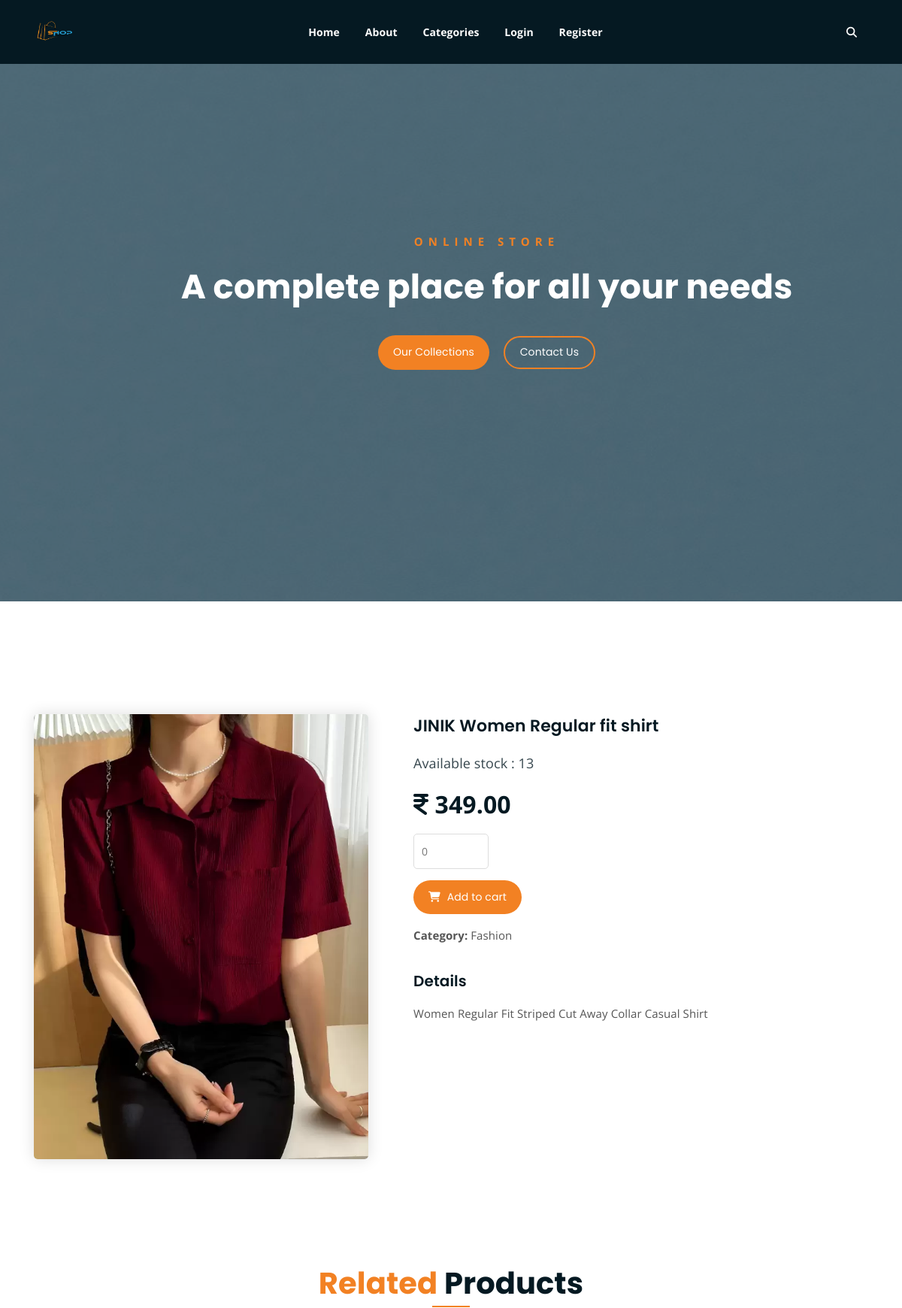
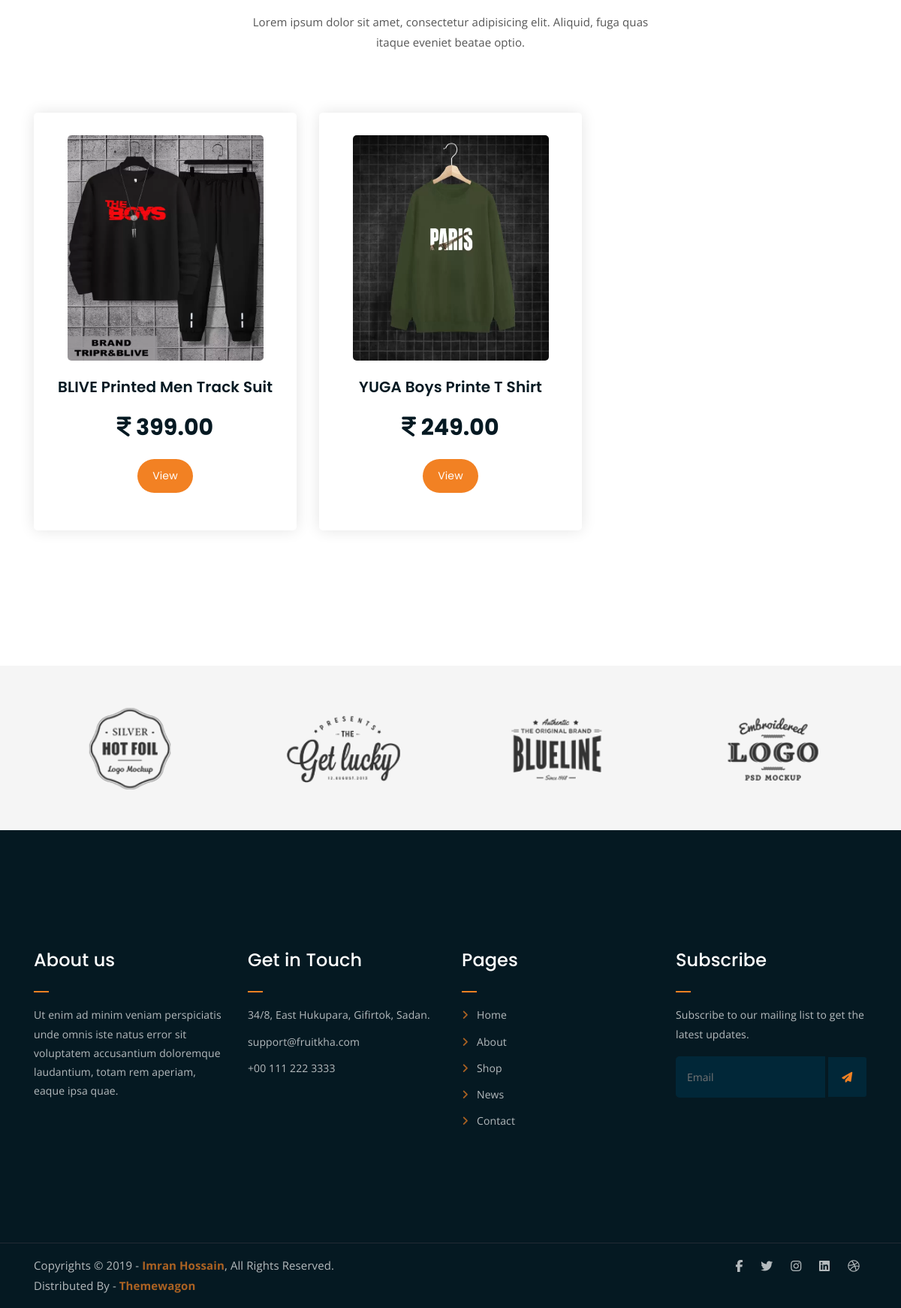
Screenshot of /productdetail9 with the database file from the repository (2 pictures, top to bottom).
### shop/models.py (models this page shows, shortened)
class Product(models.Model):
    name = models.CharField(max_length=50)
    desc = models.TextField()
    image = models.ImageField(upload_to='products')
    price = models.DecimalField(max_digits=10,decimal_places=2)
    stock = models.IntegerField()
    available = models.BooleanField(default=True)
    created = models.DateTimeField(auto_now_add=True)
    updated = models.DateTimeField(auto_now=True)
    category = models.ForeignKey(Category,on_delete=models.CASCADE,related_name='product')

class Category(models.Model):
    name = models.CharField(max_length=30)
    desc = models.TextField()
    image = models.ImageField(upload_to='category')
    def get_absolute_url(self):
        return reverse('shop:products', args=[self.pk])

### shop/views.py (the view)
# urls.py: path('productdetail<int:pk>',views.SingleProductDetail.as_view(),name='productdetails'),
class SingleProductDetail(DetailView):
    model = Product
    template_name = 'singleproduct.html'
    context_object_name = 'pdct'
    def get_context_data(self, **kwargs):
        context = super().get_context_data(**kwargs)
        product = self.get_object()
        category = product.category
        context['cat'] = category
        return context

### cart/context_processors.py (called while the page is built)
def cartcount(request):
    try:
        u = request.user
        c = Cart.objects.filter(user=u)
        cnt = len(c)
        return {'count':cnt,'usr':u}
    except:
        return {'count':0}

### shop/context_processors.py (called while the page is built)
def links(request):
    c = Category.objects.all()
    return {'links':c}

### templates/singleproduct.html (shortened to what this page needs)
{% extends 'base.html' %}
{% block content %}
{% if pdct %}
<link rel="stylesheet" href="https://cdnjs.cloudflare.com/ajax/libs/font-awesome/6.7.2/css/all.min.css">
	<div class="single-product mt-150 mb-150">
		<div class="container">
			<div class="row">
				<div class="col-md-5">
					<div class="single-product-img">
						<img src="{{pdct.image.url}}" alt="">
					</div>
				</div>
				<div class="col-md-7">
					<div class="single-product-content">
						<h3>{{pdct.name}}</h3>
						<p class="single-product-pricing"><span>Available stock : {{pdct.stock}}</span><i class="fa-solid fa-indian-rupee-sign"></i> {{pdct.price}}</p>
						<div class="single-product-form">
							<form action="index.html">
								<input type="number" placeholder="0">
							</form>
							{% if user.is_superuser %}
								{% if pdct.stock > 0 %}
									<p><strong>Product in stock</strong></p>
									<a href="{% url 'shop:addstock' pdct.id %}" class="cart-btn"><i class="fas fa-shopping-cart"></i> Add Stock</a>
								{% else %}
									<p><strong>Product in stock</strong></p>
									<a href="{% url 'shop:addstock' pdct.id %}" class="cart-btn"><i class="fas fa-shopping-cart"></i> Add Stock</a>
								{% endif %}
							{% else %}
								{% if pdct.stock > 0 %}
									<a href="{% url 'cart:addtocart' pdct.id %}" class="cart-btn"><i class="fas fa-shopping-cart"></i> Add to cart</a>
								{% else %}
									<p><strong>Product Out of stock</strong></p>
								{% endif %}
							{% endif %}
							<p><strong>Category: </strong>{{pdct.category.name}}</p>
							<h4>Details</h4>
						<p>{{pdct.desc}}</p>
						</div>
					</div>
				</div>
			</div>
		</div>
	</div>
{% endif %}
	<div class="more-products mb-150">
		<div class="container">
			<div class="row">
				<div class="col-lg-8 offset-lg-2 text-center">
					<div class="section-title">
						<h3><span class="orange-text">Related</span> Products</h3>
						<p>Lorem ipsum dolor sit amet, consectetur adipisicing elit. Aliquid, fuga quas itaque eveniet beatae optio.</p>
					</div>
				</div>
			</div>
			<div class="row">
				{% for i in cat.product.all %}
				{% if i.id != pdct.id %}
				<div class="col-lg-4 col-md-6 text-center">
					<div class="single-product-item">
						<div class="product-image">
							<a href="{% url 'shop:productdetails' i.id%}"><img src="{{i.image.url}}" height="300px" alt=""></a>
						</div>
						<h3>{{i.name}}</h3>
						<p class="product-price"><i class="fa-solid fa-indian-rupee-sign"></i> {{i.price}} </p>
						<a href="{% url 'shop:productdetails' i.id%}" class="cart-btn">View</a>
					</div>
				</div>
				{% endif %}
				{% endfor %}
			</div>
		</div>
	</div>
	<div class="logo-carousel-section">
		<div class="container">
			<div class="row">
				<div class="col-lg-12">
					<div class="logo-carousel-inner">
						<div class="single-logo-item">
							<img src="assets/img/company-logos/1.png" alt="">
						</div>
						<div class="single-logo-item">
							<img src="assets/img/company-logos/2.png" alt="">
						</div>
						<div class="single-logo-item">
							<img src="assets/img/company-logos/3.png" alt="">
						</div>
						<div class="single-logo-item">
							<img src="assets/img/company-logos/4.png" alt="">
						</div>
					</div>
				</div>
			</div>
		</div>
	</div>
{% endblock %}

### static/assets/css/main.css (style rules this page uses)
html { font-size: 14px; font-weight: 400; line-height: 28px; height: 100%; }
body { font-family: "Open Sans", sans-serif; font-weight: 400; font-size: 1rem; letter-spacing: 0.1px; line-height: 1.8; color: #051922; overflow-x: hidden; }
body img { max-width: 100%; }
a { cursor: pointer; text-decoration: none; -webkit-transition: all 0.2s ease-in-out; -o-transition: all 0.2s ease-in-out; transition: all 0.2s ease-in-out; }
h1, .h1, h2, .h2, h3, .h3, h4, .h4, h5, .h5, h6, .h6 { font-family: "Poppins", sans-serif; font-weight: 700; margin: 0 0 1.25rem 0; color: #051922; }
h3, .h3 { font-size: 2rem; font-weight: 700; line-height: 2.25rem; }
h4, .h4 { font-size: 1.5rem; font-weight: 700; line-height: 1.75rem; }
p { font-family: "Open Sans", sans-serif; font-weight: 400; font-size: 1rem; letter-spacing: 0.1px; line-height: 1.8; color: #051922; margin: 0 0 1.25rem 0; }
p:last-child { margin: 0; }
.mt-150 { margin-top: 150px; }
.mb-150 { margin-bottom: 150px; }
.orange-text { color: #F28123; }
a.boxed-btn, a.bordered-btn, a.cart-btn { border-radius: 50px; }
.section-title h3 { font-size: 40px; position: relative; padding-bottom: 15px; }
.section-title h3:after { position: absolute; content: ''; left: 0px; right: 0px; bottom: 0px; width: 50px; height: 2px; background-color: #F28123; margin: 0 auto; }
.section-title p { font-size: 15px; width: 530px; margin: 0 auto; color: #555; margin-top: 10px; line-height: 1.8; }
.section-title { margin-bottom: 80px; }
.single-logo-item img { max-width: 180px; margin: 0 auto; }
.logo-carousel-section { background-color: #f5f5f5; padding: 50px 0; }
.single-logo-item { -webkit-transition: 0.3s; -o-transition: 0.3s; transition: 0.3s; }
.product-image img { -webkit-transition: 0.3s; -o-transition: 0.3s; transition: 0.3s; }
a.cart-btn { -webkit-transition: 0.3s; -o-transition: 0.3s; transition: 0.3s; }
.single-product-item { -webkit-transition: 0.3s; -o-transition: 0.3s; transition: 0.3s; }
html, body { height: 100%; }
.single-product-item { margin-bottom: 30px; }
.product-image { padding: 30px; padding-bottom: 0; }
.product-image img { width: 90%; border-radius: 5px; margin-bottom: 20px; }
.single-product-item h3 { font-size: 20px; font-weight: 600; margin-bottom: 10px; }
p.product-price { font-family: 'Poppins', sans-serif; font-size: 30px; font-weight: 700; margin-bottom: 15px; }
a.cart-btn { font-family: 'Poppins', sans-serif; display: inline-block; background-color: #F28123; color: #fff; padding: 10px 20px; }
a.cart-btn i { margin-right: 5px; }
.single-product-img img { border-radius: 5px; -webkit-box-shadow: 0 0 20px #ddd; box-shadow: 0 0 20px #ddd; }
.single-product-content h3 { font-size: 22px; font-weight: 600; }
p.single-product-pricing span { font-size: 18px; display: block; opacity: 0.8; margin-bottom: 10px; font-weight: 400; }
.single-product-content p { font-size: 15px; color: #555; line-height: 1.8; }
.single-product-content p.single-product-pricing { font-size: 32px; font-weight: 700; margin-bottom: 10px; color: #051922; line-height: inherit; }
input[type="number"] { border: 1px solid #ddd; border-radius: 5px; padding: 10px; width: 100px; margin-bottom: 15px; }
.single-product-form a.cart-btn { margin-bottom: 15px; }
.single-product-content h4 { font-size: 20px; font-weight: 600; margin-top: 35px; }
.single-product-content { margin-left: 30px; }
.single-product-item { -webkit-box-shadow: 0 0 20px #e4e4e4; box-shadow: 0 0 20px #e4e4e4; padding-bottom: 50px; border-radius: 5px; }

### rows the page displays
Product: image (picture), name "JINIK Women Regular fit shirt", stock "13", price "349.00", category.name "Fashion", desc "Women Regular Fit Striped Cut Away Collar Casual Shirt"
Product: image (picture), name "BLIVE Printed Men Track Suit", price "399.00"
Product: image (picture), name "YUGA Boys Printe T Shirt", price "249.00"
